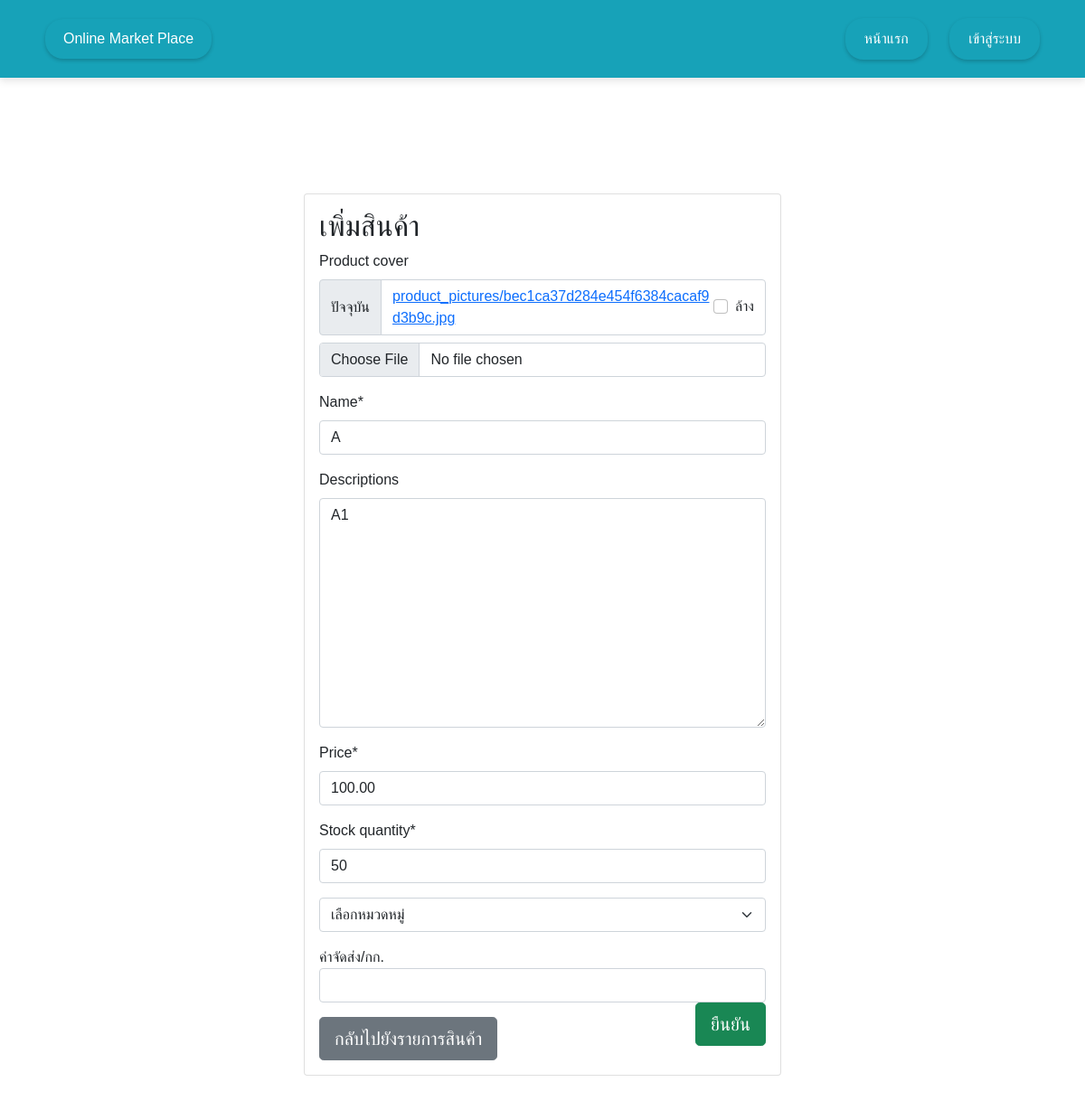
The app's page /products/edit/1/ with its own data.
### products/models.py (models this page shows, shortened)
class Product(models.Model):
    name = models.CharField(max_length=255)
    descriptions = models.TextField(blank=True)
    price = models.DecimalField(max_digits=10, decimal_places=2)
    product_cover = models.ImageField(upload_to='product_pictures', blank=True)
    stock_quantity = models.IntegerField()
    category = models.ForeignKey(Category,related_name='products', on_delete=models.CASCADE,blank=True,null=True)
    created_at = models.DateField(auto_now_add=True)
    updated_at = models.DateField(auto_now_add=True)

### products/views.py (the view)
# urls.py: path('edit/<int:pk>/', views.editProduct, name='editProducts'),
def editProduct(request, pk):
    product = Product.objects.get(id=pk)
    if request.method == 'POST':
        form = AddproductForm(request.POST, request.FILES, instance=product)
        if form.is_valid():
            form.save()
            return redirect('products')
    else:
        form = AddproductForm(instance=product)
    return render(request, 'products/addproduct.html',{'productform':form})

### products/forms.py
class AddproductForm(forms.ModelForm):
    class Meta:
        model = Product
        fields = ['product_cover','name','descriptions','price','stock_quantity' ,'stock_quantity']

### products/templates/products/addproduct.html (shortened to what this page needs)
{% extends "app_general/base.html" %}
{% load crispy_forms_tags %}
{% block content %}
<div class="container mt-5">
  <div class="row justify-content-center">
    <div class="col-md-6">
      <div class="card">
        <div class="card-body">
          <h2 class="card-title">เพิ่มสินค้า</h2>
          <form method="POST" autocomplete="off" enctype="multipart/form-data">
            {{ productform|crispy }}
            <select class="form-select mt-3" aria-label="Default select example" name="cat">
              <option disabled selected>เลือกหมวดหมู่</option>
            </select>
            <div class="form-group mt-3">
              <div class="form-group mt-3">
                <label for="shipping_cost">ค่าจัดส่ง/กก.</label>
                <input type="number" class="form-control" id="shipping_cost" name="shipping_cost" required step="0.01"
                  min="0" max="1000">
              </div>
              <div class="button-container">
                <a href="{% url 'products' %}"
                  class="btn btn-secondary btn-lg btn-block mt-3 btn-equal-height">กลับไปยังรายการสินค้า</a>
                <button type="submit" class="btn btn-success btn-lg btn-block btn-equal-height">ยืนยัน</button>
              </div>
            </div>
          </form>
        </div>
      </div>
    </div>
  </div>
</div>
{% endblock %}

### products/templates/products/addproduct.html (style rules this page uses)
.button-container { display: flex; justify-content: space-between; }
.btn-equal-height { height: 48px; }

### records on screen
Product: name "A", descriptions "A1", price "100.00", stock_quantity "50"
